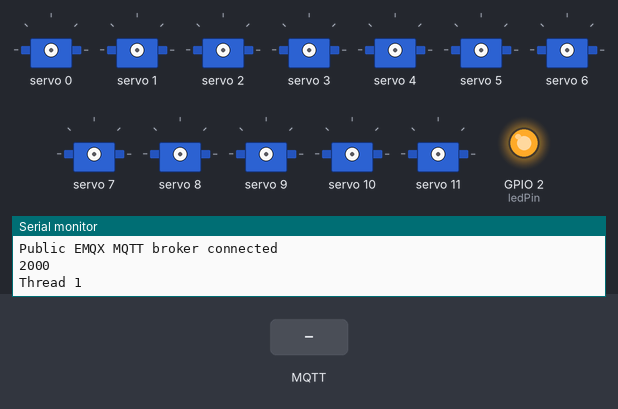
Recording of a sketch running on a simulated ESP32. Shown: 12 × servo, output pins drawn as LEDs (lit = HIGH), the last lines printed to the serial monitor. The inputs (shaded band) are chosen by the test bench. WiFi joins after 1.5 s; servers stay silent unless stated; EEPROM starts erased; no MQTT or app messages arrive unless stated.

Above: at 2.7 s.
2.8 s: MQTT message "5" arrives on the first subscribed topic
5.1 s: MQTT message "90" arrives on the first subscribed topic
At 6.3 s:
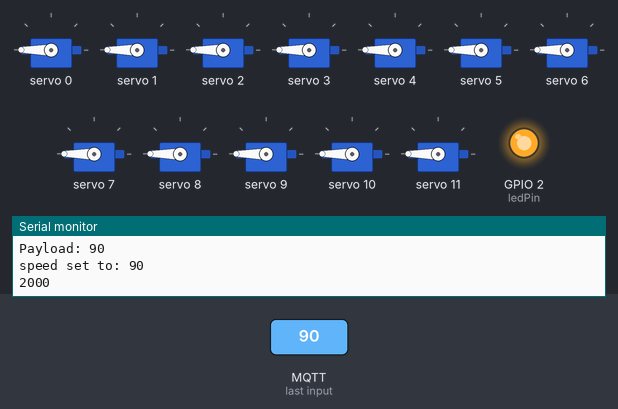
7.1 s: MQTT message "1" arrives on the first subscribed topic
At 9.1 s:
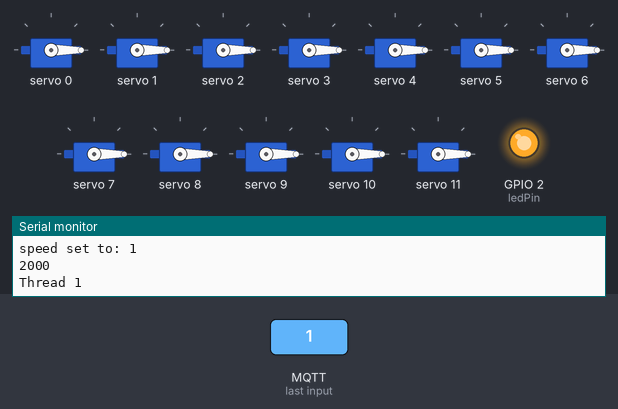
Timing chart, 0 to 10.6 s (numbered marks = the images above; inputs shaded):
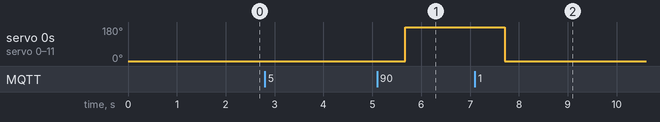

The sketch:

FanWallController.ino
```cpp
#include <WiFi.h>
#include <PubSubClient.h>
#include <EEPROM.h>
#include <Wire.h>
#include <Adafruit_PWMServoDriver.h>
#include <WiFiManager.h>
#include <TaskScheduler.h>  // For task management

Adafruit_PWMServoDriver pwm = Adafruit_PWMServoDriver();

const int eepromSize = 128;  // Increase EEPROM size to store MQTT credentials
const int buttonPin = 33;    // WiFi credentials button pin
const int ledPin = LED_BUILTIN;        // Onboard LED pin (GPIO 2)
bool buttonPressed = false;

char mqttBroker[40];
char mqttUsername[40];
char mqttPassword[40];
int mqttPort = 1883;

const char *selfTopic = "fanWall/wall/";
const char *topic1 = "fanWall/wall/control";
const char *topic2 = "fanWall/wall/status";
const char *topic3 = "fanWall/wall/id";

float currentSpeed = 1000.0;
int pollingFrequency = 2000;
int currpower = 0;

WiFiClient wifiClient;
PubSubClient mqttClient(wifiClient);
TaskHandle_t fanControlTask;
TaskHandle_t mqttTask;

char storedSSID[eepromSize];
char storedPassword[eepromSize];

// WiFiManager custom parameters
WiFiManagerParameter custom_mqtt_server("server", "mqtt server", mqttBroker, 40);
WiFiManagerParameter custom_mqtt_port("port", "mqtt port", String(mqttPort).c_str(), 6);
WiFiManagerParameter custom_mqtt_user("user", "mqtt user", mqttUsername, 40);
WiFiManagerParameter custom_mqtt_pass("pass", "mqtt pass", mqttPassword, 40);

void saveConfigCallback() {
  Serial.println("Saving config...");
  strcpy(mqttBroker, custom_mqtt_server.getValue());
  mqttPort = atoi(custom_mqtt_port.getValue());
  strcpy(mqttUsername, custom_mqtt_user.getValue());
  strcpy(mqttPassword, custom_mqtt_pass.getValue());

  EEPROM.begin(eepromSize);
  EEPROM.writeString(64, mqttBroker);  // Store MQTT broker
  EEPROM.writeString(104, mqttUsername);  // Store MQTT username
  EEPROM.writeString(144, mqttPassword);  // Store MQTT password
  EEPROM.writeInt(184, mqttPort);  // Store MQTT port
  EEPROM.commit();
  EEPROM.end();
}

void readConfig() {
  EEPROM.begin(eepromSize);
  EEPROM.readString(64, mqttBroker, 40);
  EEPROM.readString(104, mqttUsername, 40);
  EEPROM.readString(144, mqttPassword, 40);
  EEPROM.end();
  Serial.printf("MQTT DATA");
  Serial.printf(mqttBroker);
}

void connectMQTT() {
    Serial.println(mqttBroker);
    Serial.println(mqttPort);
    mqttClient.setServer(mqttBroker, mqttPort);
    mqttClient.setCallback(messageReceivedCallback);
    while (!mqttClient.connected()) {
        String client_id = "esp32-client-";
        client_id += String(WiFi.macAddress());
        Serial.printf("The client %s connects to the public MQTT broker\n", client_id.c_str());
        if (mqttClient.connect(client_id.c_str(), mqttUsername, mqttPassword)) {
            Serial.println("Public EMQX MQTT broker connected");
        } else {
            Serial.print("failed with state ");
            Serial.print(mqttClient.state());
            delay(2000);
        }
    }
    // Publish and subscribe
    String helloMessage = "Connected/" + WiFi.macAddress();
    mqttClient.publish(topic2, helloMessage.c_str());

    mqttClient.subscribe(selfTopic);
    mqttClient.subscribe(topic1);
    mqttClient.subscribe(topic3);
}

void setupWiFi() {
  WiFiManager wifiManager;
  wifiManager.setSaveConfigCallback(saveConfigCallback);

  // Set custom parameters
  wifiManager.addParameter(&custom_mqtt_server);
  wifiManager.addParameter(&custom_mqtt_user);
  wifiManager.addParameter(&custom_mqtt_pass);

  // Automatically connect using saved credentials,
  // or start configuration portal if none are found
  if (!wifiManager.autoConnect("ESP32_AP")) {
    Serial.println("Failed to connect and hit timeout");
    delay(3000);
    ESP.restart();
    delay(5000);
  }

  // If you get here you have connected to the WiFi
  Serial.println("Connected to WiFi");
  digitalWrite(ledPin, HIGH); // Turn on LED when WiFi is connected
  selfTopic = strdup((String(selfTopic) + WiFi.macAddress()).c_str());
}

void fanControlFunction(void *parameter) {
    while (true) {
        // Implement fan control logic here
        delay(1000);  // Adjust delay as needed
        Serial.println("Thread 1");
    }
}

void mqttLoopTask(void *parameter) {
    while (true) {
        if (mqttClient.connected()) {
            mqttClient.loop();
        } else {
          Serial.println("disconnected");
          digitalWrite(ledPin, LOW); // Turn off LED when WiFi is disconnected
          connectMQTT();  // Reconnect if MQTT connection is lost
          digitalWrite(ledPin, HIGH); // Turn on LED when reconnected
        }
        Serial.println(pollingFrequency);
        delay(pollingFrequency);
    }
}

void setSpeeds(int targetSpeed) {
    for (int fan = 0; fan < 16; fan++) {
      pwm.setPWM(fan, 0, targetSpeed * 40);
    }
}

void setup() {
    Serial.begin(9600);
    pinMode(ledPin, OUTPUT);  // Initialize LED pin as an output
    digitalWrite(ledPin, LOW);  // Ensure LED is off initially
    pwm.begin();

    pwm.setOscillatorFrequency(27000000);
    pwm.setPWMFreq(250);  // This is the maximum PWM frequency
    Wire.setClock(400000);
    pwm.setPWM(0, 4096, 0);

    readConfig();  // Read stored WiFi and MQTT credentials from EEPROM
    setupWiFi();  // Set up WiFi using WiFiManager

    connectMQTT();  // Connect to the MQTT broker
    mqttClient.setCallback(messageReceivedCallback);

    // Create task for fan control
    xTaskCreatePinnedToCore(
        fanControlFunction,
        "fanControlTask",
        10000,
        NULL,
        1,
        &fanControlTask,
        1  // Assign fan control task to core 1 (0-indexed)
    );

    // Create task for MQTT client loop
    xTaskCreatePinnedToCore(
        mqttLoopTask,
        "mqttTask",
        10000,
        NULL,
        1,
        &mqttTask,
        0  // Assign MQTT client loop task to core 0
    );
}

void loop() {
    delay(1000);
}

void messageReceivedCallback(char* topic, byte* payload, unsigned int length) {
    Serial.print("Message received on topic: ");
    Serial.println(topic);
    Serial.print("Payload: ");
    for (int i = 0; i < length; i++) {
        Serial.print((char)payload[i]);
    }
    Serial.println();
    String message = "";
    for (int i = 0; i < length; i++) {
        message += (char)payload[i];
    }
    message.trim();
    // Check if the message is from topic2 and contains "start" or "cancel"
    if (strcmp(topic, topic1) == 0) {
        if (message.equals("start")) {
            Serial.println("Received start command from topic2");
            pollingFrequency = 500;
        } else if (message.equals("cancel")) {
            Serial.println("Received cancel command from topic2");
            pollingFrequency = 2000;
        }
    }
    if (strcmp(topic, topic3) == 0) {
        if (message.equals("get")) {
            Serial.println("Received 'get' command from topic2");
            // Publish ESP32's MAC address to the same topic
            mqttClient.publish(topic3, WiFi.macAddress().c_str());
            Serial.println("Published ESP32 MAC address to topic2");
        }
    }
    if (strcmp(topic, selfTopic) == 0) {
      Serial.print("speed set to: ");
      Serial.println(message);
      setSpeeds(message.toInt());
    }
}
```

Measured:
- after the input at 5.1 s, servo 0: 0° → 180° after 0.57 s; servo 1–11: 0° → 180° after 0.58 s
- after the input at 7.1 s, servo 0–11: 180° → 0° after 0.61 s
